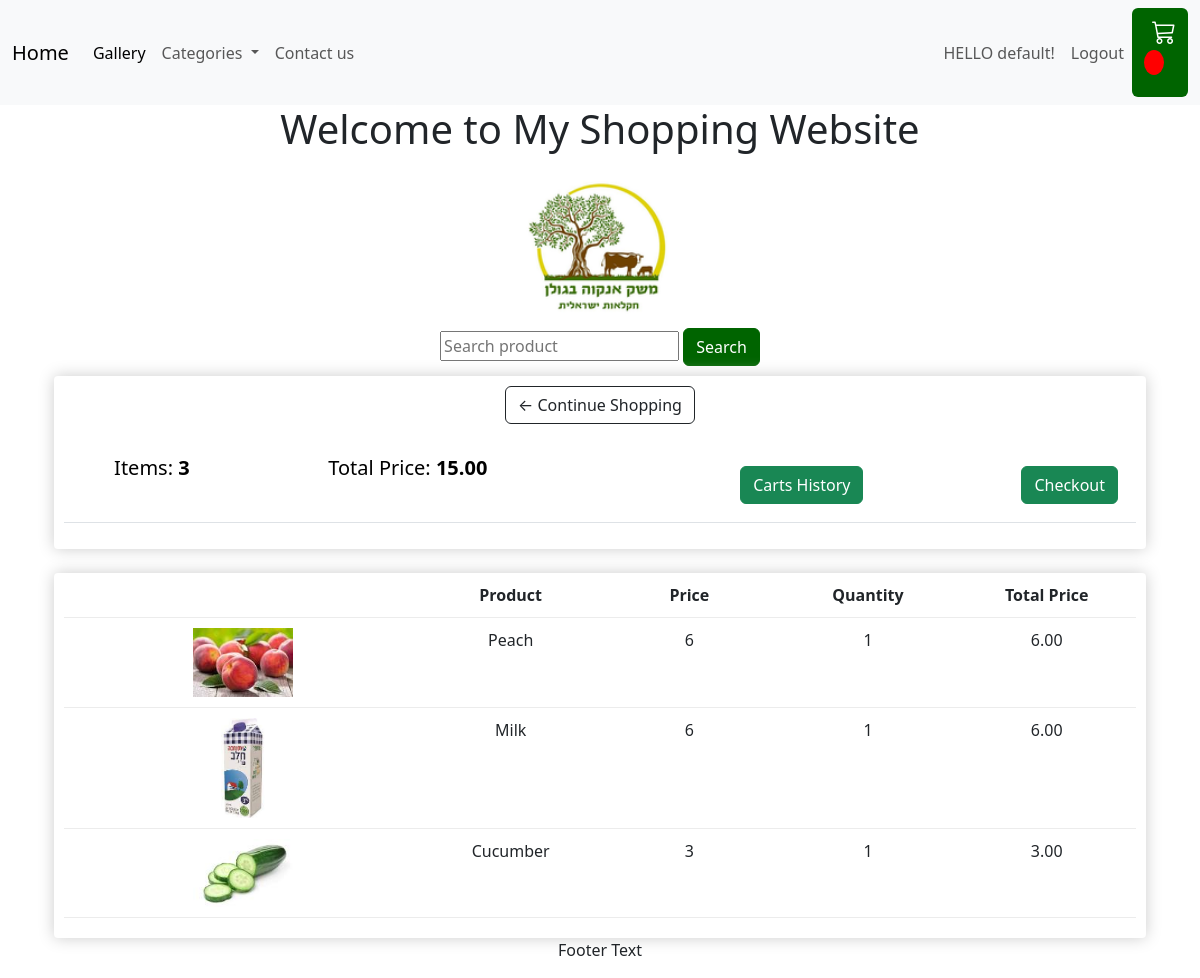
Page /view_cart_details/222/ (signed in) on the committed database.
### shop/models.py (models this page shows, shortened)
class MyUser(AbstractUser):
    phone_number = models.IntegerField(default=0, null=True)
    address = models.CharField(max_length=100, null=True)

class PurchaseCard(models.Model):
    date = models.DateTimeField(null=False)
    customer = models.ForeignKey(settings.AUTH_USER_MODEL, on_delete=models.CASCADE)
    status = models.CharField(max_length=50, choices=[(tag.name, tag.value) for tag in Options])
    def __str__(self):
        return f"{self.date} - {self.customer} - {self.status}"
    @property
    def get_cart_total(self):
        print("geting cart total items")
        orderitems = self.purchaseline_set.all()
        total = sum([item.get_total for item in orderitems])
        print(f"the total price for items is :{total}")
        return total
    @property
    def get_cart_items(self):
        print("geting cart items")
        orderitems = self.purchaseline_set.all()
        total = sum([item.amount for item in orderitems])
        print(f"the total cart items num is: {total}")
        return total

class PurchaseLine(models.Model):
    product = models.ForeignKey(Product, on_delete=models.CASCADE)
    amount = models.IntegerField(default=0)
    purchase = models.ForeignKey(PurchaseCard, on_delete=models.CASCADE)
    @property
    def get_total(self):
        print("calculate total price for item")
        total = self.product.price * self.amount
        print(f"the total price for item is: {total}")
        return total

class Product(models.Model):
    name = models.CharField(max_length=100, null=True)
    category = models.ForeignKey(Category, on_delete=models.CASCADE)
    price = models.IntegerField(default=0)
    stock = models.IntegerField(default=0)
    image = models.ImageField(upload_to="shop_images", null=True)

### shop/views.py (the view)
# urls.py: path('view_cart_details/<int:cart_id>/', views.view_cart_details, name='view_cart_details'),
def view_cart_details(request, cart_id):
    closed_status = Options.OPTION_THREE
    cart = get_object_or_404(PurchaseCard, status=closed_status.value, id=cart_id)
    print(f"{cart}")
    context = {
        'cart': cart,
    }
    return render(request, 'cart_details.html', context)

### shop/templates/cart_details.html (shortened to what this page needs)
{% extends 'base.html' %} {% load static %} {% block content %}
<div class="container-fluid bg-3 text-center">
  <form action="{% url 'view_purchase_cart' %}">
    <input
      placeholder="Search product"
      aria-label="Search"
      name="product_name"
    />
    <input
      type="submit"
      value="Search"
      class="btn btn-success"
      style="background-color: #006400; border-color: #006400"
    />
  </form>
  <div class="row">
    <div class="col-lg-12">
      <div class="box-element">
        <a class="btn btn-outline-dark" href="{% url 'all_products' %}"
          >&#x2190; Continue Shopping</a
        >
        <br />
        <br />
        <table class="table">
          <tr>
            <th>
              <h5>Items: <strong>{{ cart.get_cart_items }}</strong></h5>
            </th>
            <th>
              <h5>
                Total Price:
                <strong>{{ cart.get_cart_total|floatformat:2 }}</strong>
              </h5>
            </th>
            <th>
              <a
                style="float: right; margin: 10px"
                class="btn btn-success"
                href="{% url 'get_purchases_cart_history' %}"
                >Carts History</a
              >
            </th>
            <th>
              <a
                style="float: right; margin: 10px"
                class="btn btn-success"
                href="{% url 'update_products_stock' %}"
                >Checkout</a
              >
            </th>
          </tr>
        </table>
      </div>
      <br />
      <div class="box-element">
        <div class="cart-row">
          <div style="flex: 2"></div>
          <div style="flex: 1"><strong>Product</strong></div>
          <div style="flex: 1"><strong>Price</strong></div>
          <div style="flex: 1"><strong>Quantity</strong></div>
          <div style="flex: 1"><strong>Total Price</strong></div>
        </div>
        {% for product in cart.purchaseline_set.all %}
        <div class="cart-row">
          <div style="flex: 2"><img class="row-image" src="{% static product.product.image %}" />  </div>
          <div style="flex: 1">{{product.product.name}}</div>
          <div style="flex: 1">{{product.product.price|floatformat:0}}</div>
          <div style="flex: 1">{{product.amount}}</div>
          <div style="flex: 1">{{product.get_total|floatformat:2}}</div>
        </div>
      {% endfor%}
    </div>
  </div>
</div>
{% endblock content %}

### shop/templates/base.html (shortened to what this page needs)
<!DOCTYPE html>
{% load static %}
<html lang="en">
  <head>
    <link
      href="https://cdn.jsdelivr.net/npm/bootstrap@5.3.1/dist/css/bootstrap.min.css"
      rel="stylesheet"
    />
    <link
      href="https://cdn.jsdelivr.net/npm/bootstrap@5.3.1/dist/css/bootstrap.min.css"
      rel="stylesheet"
    />
    <link
      href="https://cdn.jsdelivr.net/npm/bootstrap-icons/font/bootstrap-icons.css"
      rel="stylesheet"
    />
    <link rel="stylesheet" type="text/css" href="{% static 'css/main.css' %}" />
  </head>
  <body>
    {% load static %}
    <nav class="navbar navbar-expand-lg bg-body-tertiary">
      <div class="container-fluid">
        <a class="navbar-brand" href="{% url 'all_products' %}">Home</a>
        <div class="collapse navbar-collapse" id="navbarSupportedContent">
          <ul class="navbar-nav me-auto mb-2 mb-lg-0">
            <li class="nav-item">
              <a class="nav-link active" aria-current="page" href="#"
                >Gallery</a
              >
            </li>
            <li class="nav-item dropdown">
              <a
                class="nav-link dropdown-toggle"
                href="#"
                role="button"
                data-bs-toggle="dropdown"
                aria-expanded="false"
              >
                Categories
              </a>
            </li>
            <li class="nav-item">
              <a class="nav-link" href="#">Contact us</a>
            </li>
          </ul>
          <ul class="navbar-nav ms-auto">
            {% if user.is_authenticated %}
            <li class="nav-item">
              <h10 class="nav-link">HELLO {{ user.username }}!</h10>
            </li>
            <li class="nav-item">
              <a class="nav-link" href="{% url 'logout' %}">Logout</a>
            </li>
            {% else %}
            <li class="nav-item">
              <a class="nav-link" href="{% url 'login_page' %}">Login</a>
            </li>
            {% endif %}
          </ul>
            <a
              href="{% url 'view_purchase_cart' %}"
              class="btn custom-cart-icon"            >
              <i class="bi bi-cart3 ms-2"><p id="cart-total">{{ purchase_cart.get_cart_items }}</p></i>
            </a>
        </div>
      </div>
    </nav>
    <div class="jumbotron">
      <div class="container text-center">
        <h1>Welcome to My Shopping Website</h1>
        <img
          src="{% static 'shop_images/Meshek_ankava.png' %}"
          class="img-responsive"
          style="width: 15%"
          alt="Image"
        />
      </div>
    </div>
    <div class="container">{% block content %} {% endblock %}</div>
    <footer class="container-fluid text-center">
      <p>Footer Text</p>
    </footer>
  </body>
</html>

### static/css/main.css (style rules this page uses)
.box-element { box-shadow:hsl(0, 0%, 80%) 0 0 16px; background-color: #fff; border-radius: 4px; padding: 10px; }
#cart-total { display: block; text-align: center; color:#fff; background-color: red; width: 20px; height: 25px; border-radius: 50%; font-size: 14px; }
.cart-row { display: flex; align-items: flex-stretch; padding-bottom: 10px; margin-bottom: 10px; border-bottom: 1px solid #ececec; }
.row-image { width: 100px; }
.col-lg-4, .col-lg-6, .col-lg-8, .col-lg-12 { margin-top: 10px; }

### shop/templates/base.html (style rules this page uses)
.custom-cart-icon { background-color: #006400; color: #ffffff; font-size: 1.5rem; border: none; }

### rows in the picture
MyUser: username "default"
PurchaseCard: get_cart_items "3", get_cart_total "15.00"
PurchaseLine: product.image (picture), product.name "Peach", product.price "6", amount "1", get_total "6.00"
PurchaseLine: product.image (picture), product.name "Milk", product.price "6", amount "1", get_total "6.00"
PurchaseLine: product.image (picture), product.name "Cucumber", product.price "3", amount "1", get_total "3.00"
